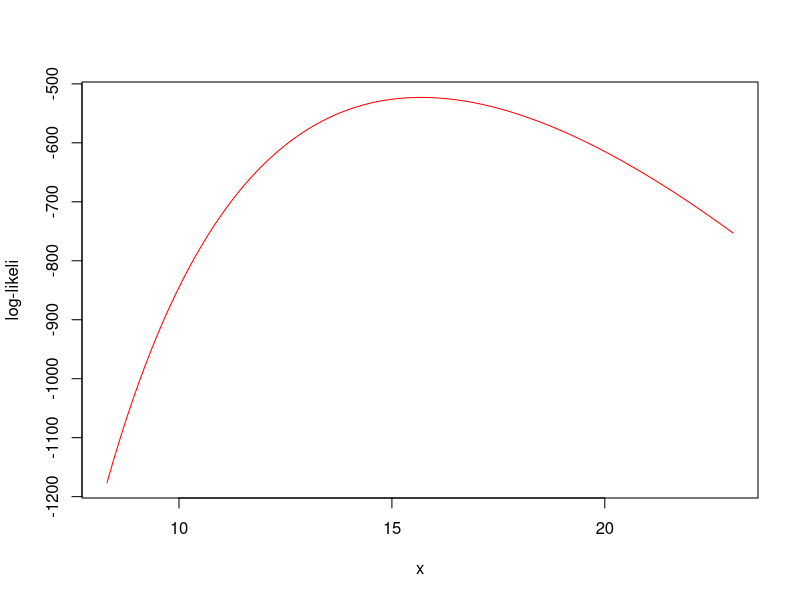
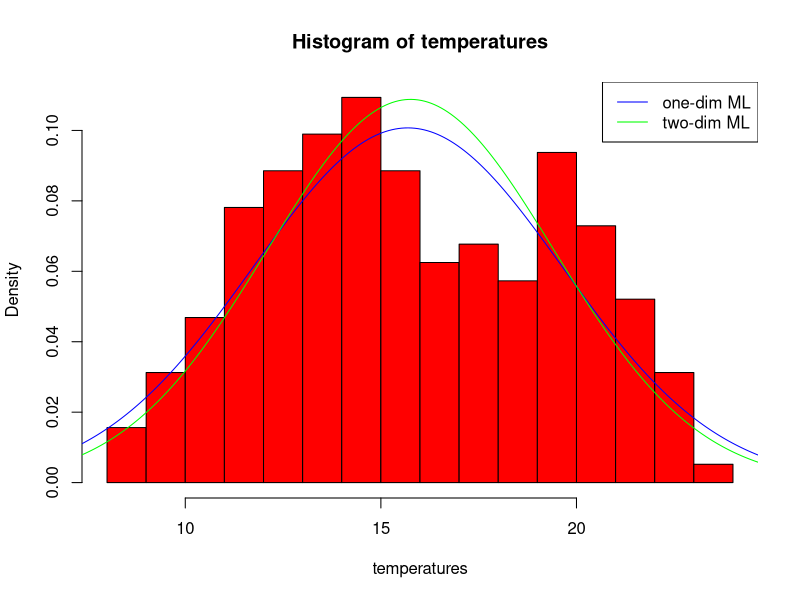
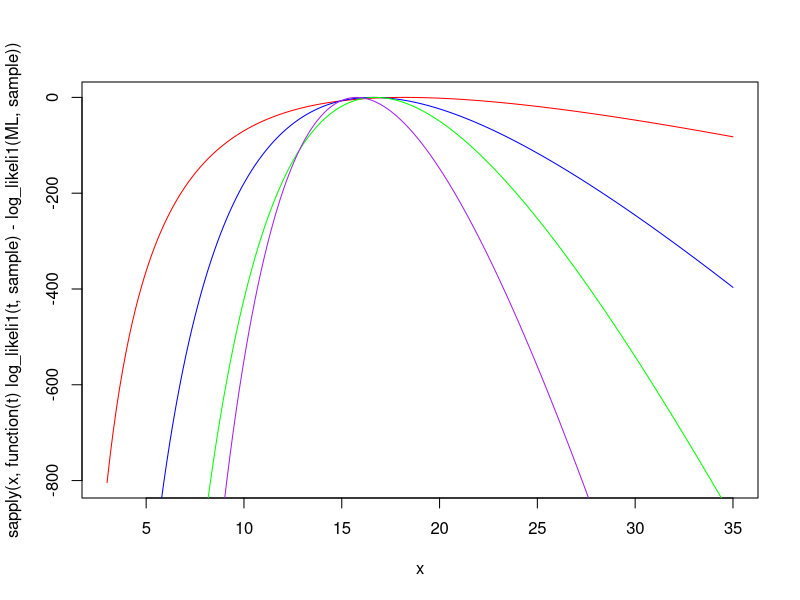

The R source for these figures, in order:
## ---- chunk 1
#Problem 1a)
temperatures <- read.csv("zurichtemp.csv")$Temperature

log_likeli1 <- function(t,data){
  sum(dnorm(data,t,sqrt(t),log=TRUE))
}
x <- seq(min(temperatures),max(temperatures),length=100)
plot(x,sapply(x,function(t) log_likeli1(t,temperatures)),type="l",col="red",ylab="log-likeli")

# Problem 1b)
ML1 = optim(15,function(t) -log_likeli1(t,temperatures),method="BFGS")$par

hist(temperatures,prob=TRUE,breaks=20,col="red")

x<-seq(5,30,length=300)
lines(x,dnorm(x,ML1,sqrt(ML1)),col="BLUE")

# Problem 1c)
log_likeli2 <- function(t){
    sum(dnorm(temperatures,t[1],sqrt(t[1]+t[2]),log=TRUE))
}

ML2 = optim(c(15,0), function(t) -log_likeli2(t))$par
lines(x,dnorm(x,ML2[1],sqrt(ML2[1]+ML2[2])),col="GREEN")
legend("topright",legend=c("one-dim ML","two-dim ML"),col=c("BLUE","GREEN"),lty=c(1,1))


# Problem 1d)
cols=c("RED","BLUE","GREEN","PURPLE")
x <- seq(3,35,length=200)
for (i in 1:4){
  sample = rnorm(20*i^2,ML1,sqrt(ML1))
  ML = optim(15,function(t) -log_likeli1(t,sample),method="BFGS")$par
  if (i == 1)
    plot(x,sapply(x,function(t) log_likeli1(t,sample) - log_likeli1(ML,sample)),col=cols[i],type="l")
  else
    lines(x,sapply(x,function(t) log_likeli1(t,sample) -log_likeli1(ML,sample)),col=cols[i],type="l")
} 
